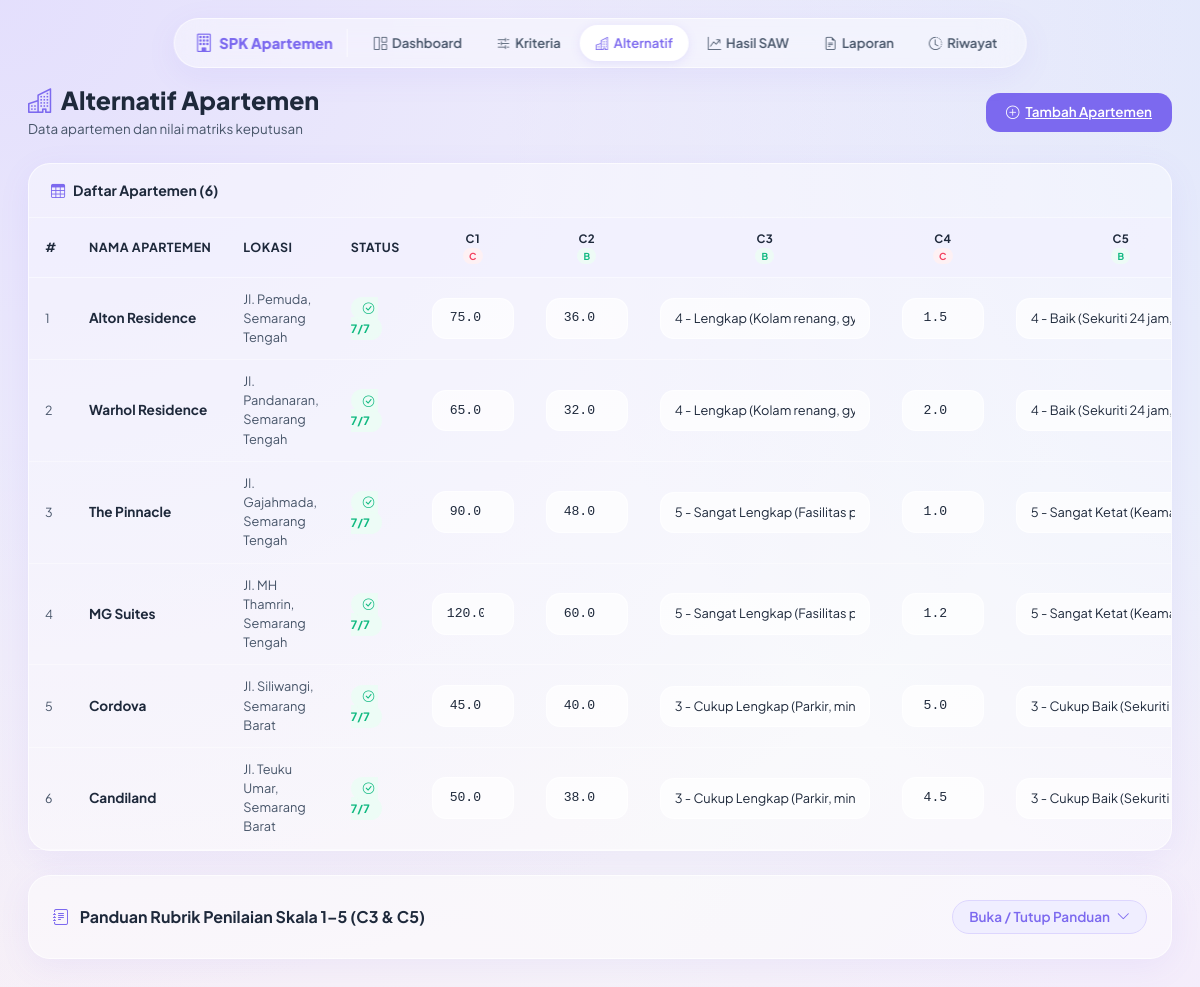
The page /alternatif on the database as committed earlier.
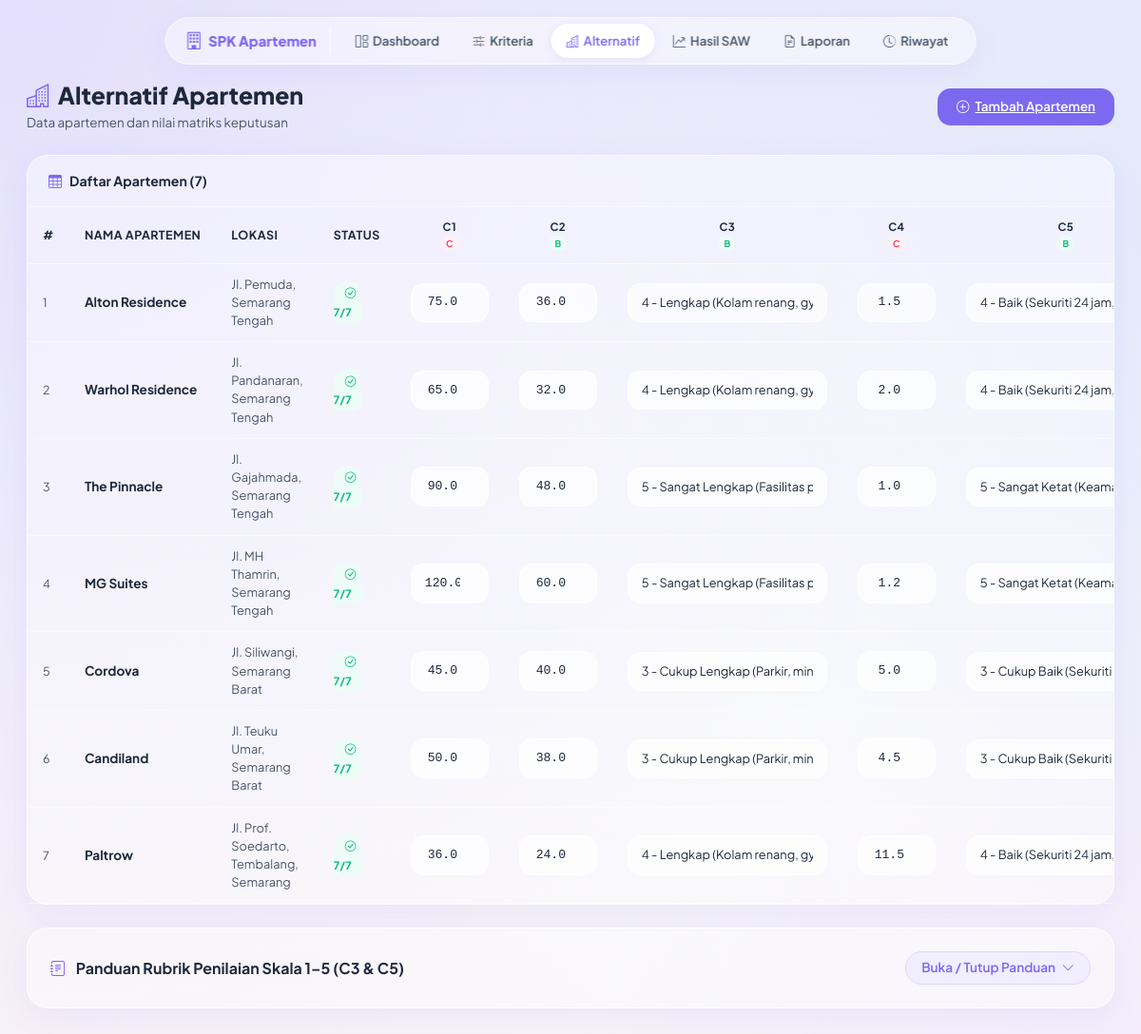
The same page on the database as committed later.
### tables this page shows
CREATE TABLE kriteria (
            id      INTEGER PRIMARY KEY AUTOINCREMENT,
            kode    TEXT    NOT NULL UNIQUE,
            nama    TEXT    NOT NULL,
            tipe    TEXT    NOT NULL CHECK(tipe IN ('benefit','cost')),
            bobot   REAL    NOT NULL CHECK(bobot > 0 AND bobot <= 1)
        );

CREATE TABLE alternatif (
            id              INTEGER PRIMARY KEY AUTOINCREMENT,
            nama_apartemen  TEXT    NOT NULL,
            lokasi          TEXT    NOT NULL,
            deskripsi       TEXT
        );

CREATE TABLE nilai_alternatif (
            id              INTEGER PRIMARY KEY AUTOINCREMENT,
            alternatif_id   INTEGER NOT NULL REFERENCES alternatif(id) ON DELETE CASCADE,
            kriteria_id     INTEGER NOT NULL REFERENCES kriteria(id)   ON DELETE CASCADE,
            nilai           REAL    NOT NULL,
            UNIQUE(alternatif_id, kriteria_id)
        );

### app.py (the view)
@app.route("/alternatif")
def alternatif_list():
    conn = get_connection()
    alts = fetch_alternatifs(conn)
    kriterias = fetch_kriterias(conn)
    nilai_map = fetch_nilai_map(conn)
    completeness = {}
    for alt in alts:
        filled = sum(1 for krt in kriterias if (alt["id"], krt["id"]) in nilai_map)
        completeness[alt["id"]] = (filled, len(kriterias))
    conn.close()
    return render_template("alternatif.html", alts=alts, kriterias=kriterias,
                           nilai_map=nilai_map, completeness=completeness)

### app.py (called while the page is built)
def fetch_kriterias(conn):
    return conn.execute("SELECT * FROM kriteria ORDER BY id").fetchall()

def fetch_alternatifs(conn):
    return conn.execute("SELECT * FROM alternatif ORDER BY id").fetchall()

def fetch_nilai_map(conn):
    rows = conn.execute("SELECT alternatif_id, kriteria_id, nilai FROM nilai_alternatif").fetchall()
    return {(r["alternatif_id"], r["kriteria_id"]): r["nilai"] for r in rows}

### database.py (called while the page is built)
def get_connection():
    conn = sqlite3.connect(DB_PATH)
    conn.row_factory = sqlite3.Row
    conn.execute("PRAGMA foreign_keys = ON")
    return conn

### templates/alternatif.html (shortened to what this page needs)
{% extends "base.html" %}
{% block content %}
<div class="page-header d-flex align-items-center justify-content-between flex-wrap gap-2">
  <div>
    <h1><i class="bi bi-buildings me-2 text-primary-spk"></i>Alternatif Apartemen</h1>
    <div class="subtitle">Data apartemen dan nilai matriks keputusan</div>
  </div>
  <a href="{{ url_for('alternatif_tambah') }}" class="btn-spk btn-spk-primary">
    <i class="bi bi-plus-circle"></i> Tambah Apartemen
  </a>
</div>
<div class="glass-card">
  <div class="card-header-spk">
    <i class="bi bi-table text-primary-spk"></i>
    Daftar Apartemen ({{ alts | length }})
  </div>
  <div style="overflow-x:auto;">
    <table class="spk-table">
      <thead>
        <tr>
          <th>#</th>
          <th>Nama Apartemen</th>
          <th>Lokasi</th>
          <th>Status</th>
          {% for krt in kriterias %}
          <th class="text-center" title="{{ krt.nama }}" style="font-size:.72rem;">
            <div>{{ krt.kode }}</div>
            <span class="badge-spk {% if krt.tipe=='benefit' %}badge-benefit{% else %}badge-cost{% endif %}" style="font-size:.6rem; padding:2px 6px;">
              {{ krt.tipe[0]|upper }}
            </span>
          </th>
          {% endfor %}
        </tr>
      </thead>
      <tbody>
        {% for alt in alts %}
        {% set filled, total_krt = completeness[alt.id] %}
        <tr>
          <td style="color:var(--text-muted); font-size:.78rem;">{{ loop.index }}</td>
          <td style="font-weight:700;">{{ alt.nama_apartemen }}</td>
          <td style="font-size:.8rem; color:var(--text-muted);">{{ alt.lokasi }}</td>
          <td>
            {% if filled == total_krt %}
              <span class="badge-spk badge-benefit"><i class="bi bi-check-circle me-1"></i>{{ filled }}/{{ total_krt }}</span>
            {% else %}
              <span class="badge-spk badge-cost"><i class="bi bi-exclamation-circle me-1"></i>{{ filled }}/{{ total_krt }}</span>
            {% endif %}
          </td>
          {% for krt in kriterias %}
          <td class="text-center" style="font-family:monospace; font-size:.82rem;">
            {% set val = nilai_map.get((alt.id, krt.id)) %}
            {% set cur_val = val|int if val is not none else -1 %}
            {% if krt.kode|upper == 'C3' %}
              <select name="val_{{ alt.id }}_{{ krt.id }}" class="form-select form-select-sm" style="min-width: 210px; font-size: .8rem;">
                <option value="3" {% if cur_val == 3 %}selected{% endif %}>3 - Cukup Lengkap (Parkir, minimarket, 1 fasilitas utama)</option>
                <option value="4" {% if cur_val == 4 %}selected{% endif %}>4 - Lengkap (Kolam renang, gym, parkir, semi-furnished)</option>
                <option value="5" {% if cur_val == 5 %}selected{% endif %}>5 - Sangat Lengkap (Fasilitas premium lengkap &amp; full-furnished)</option>
              </select>
            {% elif krt.kode|upper == 'C5' %}
              <select name="val_{{ alt.id }}_{{ krt.id }}" class="form-select form-select-sm" style="min-width: 210px; font-size: .8rem;">
                <option value="3" {% if cur_val == 3 %}selected{% endif %}>3 - Cukup Baik (Sekuriti 24 jam &amp; CCTV lobi utama)</option>
                <option value="4" {% if cur_val == 4 %}selected{% endif %}>4 - Baik (Sekuriti 24 jam, CCTV tiap lantai &amp; access card)</option>
                <option value="5" {% if cur_val == 5 %}selected{% endif %}>5 - Sangat Ketat (Keamanan berlapis, access card per lantai &amp; interkom)</option>
              </select>
            {% else %}
              <input type="number" step="any" name="val_{{ alt.id }}_{{ krt.id }}"
                     class="form-control form-control-sm text-center font-mono"
                     value="{{ val if val is not none else '' }}"
                     placeholder="-"
                     style="width: 82px; min-width: 75px; margin: 0 auto; display: inline-block; font-size: .82rem;"/>
            {% endif %}
          </td>
          {% endfor %}
        </tr>
        {% endfor %}
      </tbody>
    </table>
  </div>
</div>
<div class="glass-card p-4 mt-4" style="position: relative; z-index: 50;">
  <div class="d-flex justify-content-between align-items-center">
    <h6 class="mb-0 fw-bold" style="color: #1E293B;">
      <i class="bi bi-journal-text me-2" style="color: #7C69EF;"></i>
      Panduan Rubrik Penilaian Skala 1–5 (C3 &amp; C5)
    </h6>
    <button type="button"
            onclick="const box = document.getElementById('box-rubrik-c3-c5'); box.style.display = (box.style.display === 'none' || box.style.display === '') ? 'block' : 'none';"
            style="background: #F0EEFF; color: #7C69EF; border: 1px solid #DDD6FE; border-radius: 999px; padding: 6px 16px; font-size: 0.85rem; font-weight: 600; cursor: pointer; position: relative; z-index: 60;">
      Buka / Tutup Panduan <i class="bi bi-chevron-down ms-1"></i>
    </button>
  </div>
</div>
{% endblock %}

### templates/base.html (shortened to what this page needs)
<!DOCTYPE html>
<html lang="id">
<head>
  <link href="https://cdn.jsdelivr.net/npm/bootstrap@5.3.3/dist/css/bootstrap.min.css"
        rel="stylesheet"
/>
  <link href="https://cdn.jsdelivr.net/npm/bootstrap-icons@1.11.3/font/bootstrap-icons.min.css" rel="stylesheet"/>
  <link href="{{ url_for('static', filename='style.css') }}" rel="stylesheet"/>
</head>
<body>
  <nav class="navbar-float">
    <a class="nav-brand" href="{{ url_for('index') }}">
      <i class="bi bi-building"></i>
      <span>SPK Apartemen</span>
    </a>
    <div class="nav-pills-group" id="nav-pills-group">
      <span id="nav-pill-slider" aria-hidden="true"></span>
      <a class="nav-pill {% if request.endpoint == 'index' %}active{% endif %}"
         href="{{ url_for('index') }}">
        <i class="bi bi-grid-1x2"></i> Dashboard
      </a>
      <a class="nav-pill {% if 'kriteria' in (request.endpoint or '') %}active{% endif %}"
         href="{{ url_for('kriteria_list') }}">
        <i class="bi bi-sliders2"></i> Kriteria
      </a>
      <a class="nav-pill {% if 'alternatif' in (request.endpoint or '') %}active{% endif %}"
         href="{{ url_for('alternatif_list') }}">
        <i class="bi bi-buildings"></i> Alternatif
      </a>
      <a class="nav-pill {% if request.endpoint == 'hasil' %}active{% endif %}"
         href="{{ url_for('hasil') }}">
        <i class="bi bi-graph-up-arrow"></i> Hasil SAW
      </a>
      <a class="nav-pill {% if request.endpoint == 'laporan' %}active{% endif %}"
         href="{{ url_for('laporan') }}">
        <i class="bi bi-file-earmark-text"></i> Laporan
      </a>
      <a class="nav-pill {% if request.endpoint == 'riwayat' %}active{% endif %}"
         href="{{ url_for('riwayat') }}">
        <i class="bi bi-clock-history"></i> Riwayat
      </a>
    </div>
  </nav>
  <main id="main-content" class="main-wrap page-enter">
    {% block content %}{% endblock %}
  </main>
</body>
</html>

### static/style.css (style rules this page uses)
.page-enter { animation: pageEnter 0.35s ease-out both; }
#nav-pill-slider { position: absolute; top: 0; left: 0; width: 0; height: 100%; border-radius: 999px; background: #FFFFFF; box-shadow: 0 2px 10px rgba(124, 105, 239, 0.14); transition: all 0.32s cubic-bezier(0.25, 1, 0.5, 1); z-index: 0; opacity: 0; pointer-events: none; }

### templates/alternatif.html (style rules this page uses)
.glass-card::before, .glass-card::after, .card::before, .card::after { pointer-events: none !important; }

Rows that differ between the two databases and show on the page:
added alternatif: nama_apartemen "Paltrow", lokasi "Jl. Prof. Soedarto, Tembalang, Semarang", filled "7", total_krt "7", kriteria (id "4 - Lengkap (Kolam renang, gym, parkir, semi-furnished)"), kriteria (id "4 - Baik (Sekuriti 24 jam, CCTV tiap lantai & access card)")
added nilai_alternatif: nilai "36.0"
added nilai_alternatif: nilai "24.0"
added nilai_alternatif: nilai "11.5"
Other text that changed with them:
{{ alts | length }}: "6" → "7"
